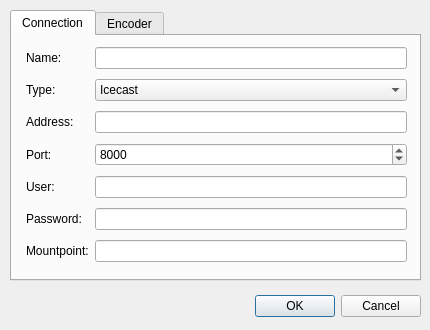
<?xml version="1.0" encoding="UTF-8"?>
<ui version="4.0">
 <class>ServerConnectionDialog</class>
 <widget class="QDialog" name="ServerConnectionDialog">
  <property name="windowModality">
   <enum>Qt::ApplicationModal</enum>
  </property>
  <property name="geometry">
   <rect>
    <x>0</x>
    <y>0</y>
    <width>430</width>
    <height>330</height>
   </rect>
  </property>
  <property name="windowTitle">
   <string>Edit Server Connection</string>
  </property>
  <property name="modal">
   <bool>true</bool>
  </property>
  <widget class="QDialogButtonBox" name="buttonBox">
   <property name="geometry">
    <rect>
     <x>110</x>
     <y>290</y>
     <width>311</width>
     <height>32</height>
    </rect>
   </property>
   <property name="orientation">
    <enum>Qt::Horizontal</enum>
   </property>
   <property name="standardButtons">
    <set>QDialogButtonBox::Cancel|QDialogButtonBox::Ok</set>
   </property>
  </widget>
  <widget class="QTabWidget" name="tabWidget">
   <property name="geometry">
    <rect>
     <x>10</x>
     <y>10</y>
     <width>411</width>
     <height>271</height>
    </rect>
   </property>
   <property name="currentIndex">
    <number>0</number>
   </property>
   <widget class="QWidget" name="tab">
    <attribute name="title">
     <string>Connection</string>
    </attribute>
    <widget class="QWidget" name="layoutWidget">
     <property name="geometry">
      <rect>
       <x>14</x>
       <y>7</y>
       <width>381</width>
       <height>225</height>
      </rect>
     </property>
     <layout class="QGridLayout" name="gridLayout">
      <item row="4" column="0">
       <widget class="QLabel" name="label_3">
        <property name="text">
         <string>Port:</string>
        </property>
       </widget>
      </item>
      <item row="1" column="0">
       <widget class="QLabel" name="label">
        <property name="text">
         <string>Name:</string>
        </property>
       </widget>
      </item>
      <item row="3" column="0">
       <widget class="QLabel" name="label_2">
        <property name="text">
         <string>Address:</string>
        </property>
       </widget>
      </item>
      <item row="7" column="0">
       <widget class="QLabel" name="label_5">
        <property name="text">
         <string>Mountpoint:</string>
        </property>
       </widget>
      </item>
      <item row="6" column="0">
       <widget class="QLabel" name="label_4">
        <property name="text">
         <string>Password:</string>
        </property>
       </widget>
      </item>
      <item row="2" column="0">
       <widget class="QLabel" name="label_6">
        <property name="text">
         <string>Type:</string>
        </property>
       </widget>
      </item>
      <item row="5" column="0">
       <widget class="QLabel" name="label_11">
        <property name="text">
         <string>User:</string>
        </property>
       </widget>
      </item>
      <item row="1" column="1">
       <widget class="QLineEdit" name="edName"/>
      </item>
      <item row="2" column="1">
       <widget class="QComboBox" name="cbType">
        <item>
         <property name="text">
          <string>Icecast</string>
         </property>
        </item>
        <item>
         <property name="text">
          <string>Shoutcast</string>
         </property>
        </item>
       </widget>
      </item>
      <item row="3" column="1">
       <widget class="QLineEdit" name="edAddress">
        <property name="enabled">
         <bool>true</bool>
        </property>
       </widget>
      </item>
      <item row="4" column="1">
       <widget class="QSpinBox" name="sbPort">
        <property name="maximum">
         <number>65536</number>
        </property>
        <property name="value">
         <number>8000</number>
        </property>
       </widget>
      </item>
      <item row="5" column="1">
       <widget class="QLineEdit" name="edUser"/>
      </item>
      <item row="6" column="1">
       <widget class="QLineEdit" name="edPassword">
        <property name="echoMode">
         <enum>QLineEdit::PasswordEchoOnEdit</enum>
        </property>
       </widget>
      </item>
      <item row="7" column="1">
       <widget class="QLineEdit" name="edMountpoint"/>
      </item>
     </layout>
    </widget>
   </widget>
   <widget class="QWidget" name="tab_2">
    <attribute name="title">
     <string>Encoder</string>
    </attribute>
    <widget class="QWidget" name="gridLayoutWidget">
     <property name="geometry">
      <rect>
       <x>8</x>
       <y>10</y>
       <width>391</width>
       <height>150</height>
      </rect>
     </property>
     <layout class="QGridLayout" name="gridLayout_5">
      <item row="2" column="3">
       <widget class="QSpinBox" name="sbEncoderQuality">
        <property name="sizePolicy">
         <sizepolicy hsizetype="Minimum" vsizetype="Fixed">
          <horstretch>0</horstretch>
          <verstretch>0</verstretch>
         </sizepolicy>
        </property>
        <property name="minimum">
         <number>64</number>
        </property>
        <property name="maximum">
         <number>320</number>
        </property>
        <property name="singleStep">
         <number>32</number>
        </property>
        <property name="value">
         <number>128</number>
        </property>
       </widget>
      </item>
      <item row="3" column="0">
       <widget class="QLabel" name="label_10">
        <property name="text">
         <string>Samplerate:</string>
        </property>
       </widget>
      </item>
      <item row="3" column="1" colspan="3">
       <widget class="QComboBox" name="cbEncoderSampleRate">
        <property name="currentIndex">
         <number>1</number>
        </property>
        <item>
         <property name="text">
          <string>22050</string>
         </property>
        </item>
        <item>
         <property name="text">
          <string>44100</string>
         </property>
        </item>
        <item>
         <property name="text">
          <string>48000</string>
         </property>
        </item>
        <item>
         <property name="text">
          <string>96000</string>
         </property>
        </item>
       </widget>
      </item>
      <item row="2" column="1" colspan="2">
       <widget class="QSlider" name="slEncoderQuality">
        <property name="autoFillBackground">
         <bool>false</bool>
        </property>
        <property name="minimum">
         <number>64</number>
        </property>
        <property name="maximum">
         <number>320</number>
        </property>
        <property name="singleStep">
         <number>32</number>
        </property>
        <property name="pageStep">
         <number>32</number>
        </property>
        <property name="sliderPosition">
         <number>128</number>
        </property>
        <property name="tracking">
         <bool>false</bool>
        </property>
        <property name="orientation">
         <enum>Qt::Horizontal</enum>
        </property>
        <property name="tickPosition">
         <enum>QSlider::TicksBothSides</enum>
        </property>
        <property name="tickInterval">
         <number>32</number>
        </property>
       </widget>
      </item>
      <item row="0" column="1" colspan="3">
       <widget class="QComboBox" name="cbEncoder">
        <item>
         <property name="text">
          <string>Lame MP3</string>
         </property>
        </item>
        <item>
         <property name="text">
          <string>Ogg Vorbis</string>
         </property>
        </item>
       </widget>
      </item>
      <item row="0" column="0">
       <widget class="QLabel" name="label_8">
        <property name="text">
         <string>Encoder:</string>
        </property>
       </widget>
      </item>
      <item row="2" column="0">
       <widget class="QLabel" name="label_9">
        <property name="text">
         <string>Bitrate/Quality:</string>
        </property>
       </widget>
      </item>
      <item row="4" column="0">
       <widget class="QLabel" name="label_7">
        <property name="text">
         <string>Channels:</string>
        </property>
       </widget>
      </item>
      <item row="4" column="1" colspan="3">
       <widget class="QComboBox" name="cbEncoderChannels">
        <property name="toolTip">
         <string>&lt;html&gt;&lt;head/&gt;&lt;body&gt;&lt;p&gt;Number of channels used for streaming. If audio device is in mono mode, streaming switches to mono too. &lt;/p&gt;&lt;/body&gt;&lt;/html&gt;</string>
        </property>
        <item>
         <property name="text">
          <string>1</string>
         </property>
        </item>
        <item>
         <property name="text">
          <string>2</string>
         </property>
        </item>
       </widget>
      </item>
      <item row="1" column="0">
       <widget class="QLabel" name="label_12">
        <property name="text">
         <string>Mode:</string>
        </property>
       </widget>
      </item>
      <item row="1" column="1" colspan="3">
       <widget class="QComboBox" name="cbEncoderMode">
        <item>
         <property name="text">
          <string>CBR</string>
         </property>
        </item>
        <item>
         <property name="text">
          <string>VBR</string>
         </property>
        </item>
       </widget>
      </item>
     </layout>
    </widget>
   </widget>
  </widget>
 </widget>
 <tabstops>
  <tabstop>tabWidget</tabstop>
  <tabstop>cbEncoder</tabstop>
  <tabstop>slEncoderQuality</tabstop>
  <tabstop>sbEncoderQuality</tabstop>
  <tabstop>cbEncoderSampleRate</tabstop>
  <tabstop>cbEncoderChannels</tabstop>
  <tabstop>buttonBox</tabstop>
 </tabstops>
 <resources/>
 <connections>
  <connection>
   <sender>buttonBox</sender>
   <signal>accepted()</signal>
   <receiver>ServerConnectionDialog</receiver>
   <slot>accept()</slot>
   <hints>
    <hint type="sourcelabel">
     <x>248</x>
     <y>254</y>
    </hint>
    <hint type="destinationlabel">
     <x>157</x>
     <y>274</y>
    </hint>
   </hints>
  </connection>
  <connection>
   <sender>buttonBox</sender>
   <signal>rejected()</signal>
   <receiver>ServerConnectionDialog</receiver>
   <slot>reject()</slot>
   <hints>
    <hint type="sourcelabel">
     <x>316</x>
     <y>260</y>
    </hint>
    <hint type="destinationlabel">
     <x>286</x>
     <y>274</y>
    </hint>
   </hints>
  </connection>
 </connections>
</ui>
